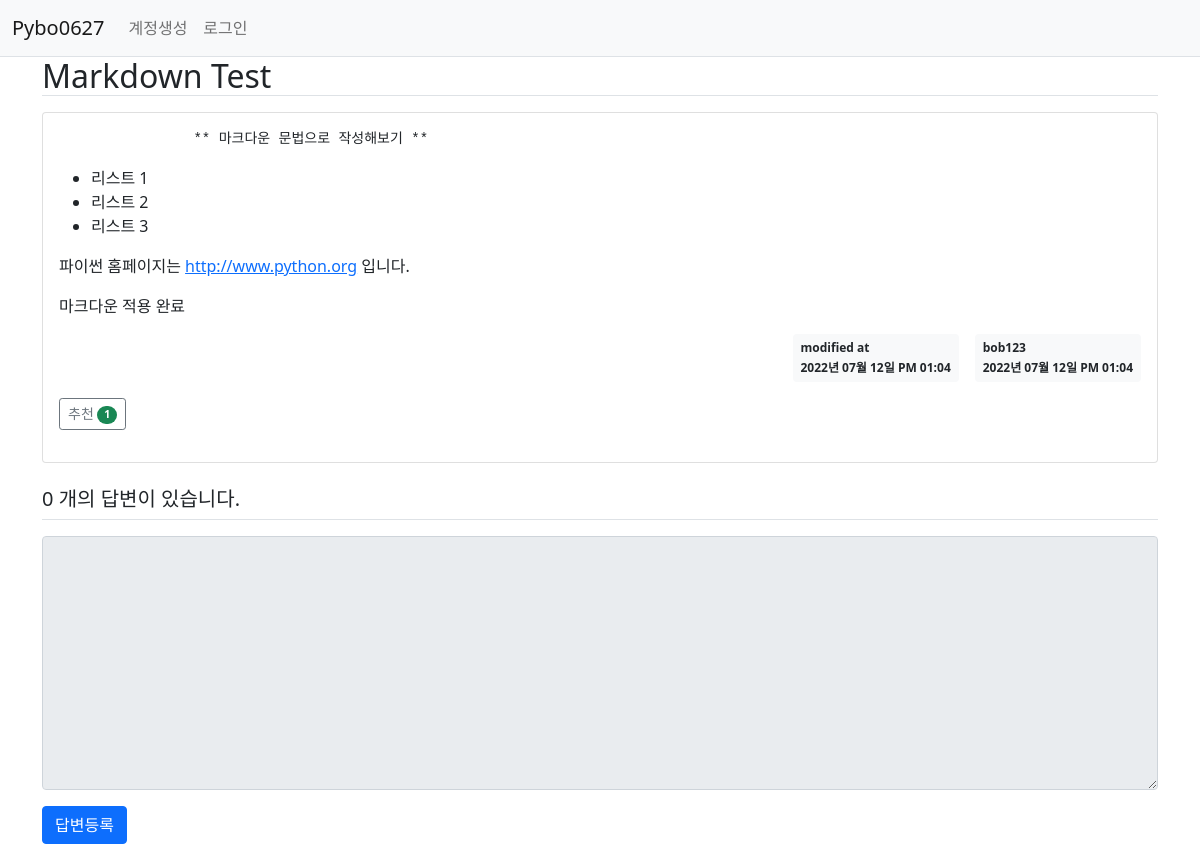
Page /question/detail/318/ on the earlier database version.
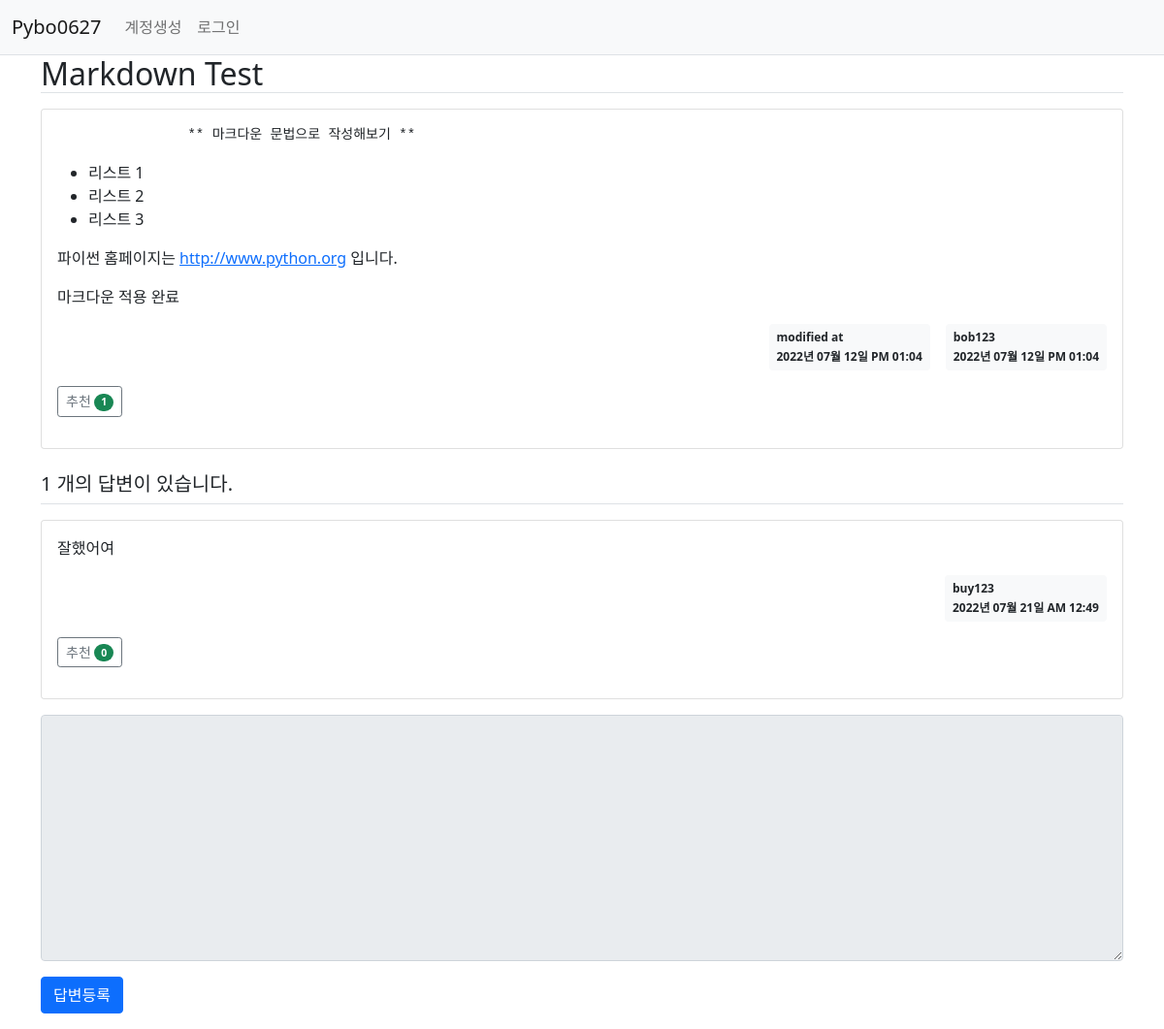
Same page on the later database version.
### pybo/models.py (models this page shows)
class Question(db.Model):
    id = db.Column(db.Integer, primary_key=True)
    subject = db.Column(db.String(200), nullable=False)
    content = db.Column(db.Text(), nullable=False)
    create_date = db.Column(db.DateTime(), nullable=False)
    user_id = db.Column(db.Integer, db.ForeignKey('user.id', ondelete='CASCADE'), nullable=False)
    user = db.relationship('User', backref=db.backref('question_set'))
    modify_date = db.Column(db.DateTime(), nullable=True)
    voter = db.relationship('User', secondary=question_voter, backref=db.backref('question_voter_set'))

class User(db.Model):
    id = db.Column(db.Integer, primary_key=True)
    username = db.Column(db.String(150), unique=True, nullable=False)
    password = db.Column(db.String(200), nullable=False)
    email = db.Column(db.String(120), unique=True, nullable=False)

class Answer(db.Model):
    id = db.Column(db.Integer, primary_key=True)
    question_id = db.Column(db.Integer, db.ForeignKey('question.id', ondelete='CASCADE'))
    question = db.relationship('Question', backref=db.backref('answer_set'))
    content = db.Column(db.Text(), nullable=False)
    create_date = db.Column(db.DateTime(), nullable=False)
    user_id = db.Column(db.Integer, db.ForeignKey('user.id', ondelete='CASCADE'), nullable=False)
    user = db.relationship('User', backref=db.backref('answer_set'))
    modify_date = db.Column(db.DateTime(), nullable=True)
    voter = db.relationship('User', secondary=answer_voter, backref=db.backref('answer_voter_set'))

### pybo/views/question_views.py (the view)
@bp.route('/detail/<int:question_id>/')
def detail(question_id):
    form = AnswerForm()
    question = Question.query.get_or_404(question_id)
    return render_template('question/question_detail.html', question=question, form=form)

### pybo/forms.py
class AnswerForm(FlaskForm):
    content = TextAreaField('답변내용', validators=[DataRequired('내용은 필수 입력 항목입니다. ')])

### pybo/filter.py (called while the page is built)
def format_datetime(value, fmt='%Y년 %m월 %d일 %p %I:%M'):
    return value.strftime(fmt)

### pybo/views/auth_views.py (called while the page is built)
@bp.before_app_request
def load_logged_in_user():
    user_id = session.get('user_id')
    if user_id is None:
        g.user = None
    else:
        g.user = User.query.get(user_id)

### pybo/templates/question/question_detail.html (shortened to what this page needs)
<!DOCTYPE html>
<html lang="en">
<head>
</head>
<body>
    {% extends 'base.html' %}
    {% block content %}
    <div class = "container my -3">
        <h2 class = "border-bottom py 2">{{ question.subject }} </h2>
        <div class = "card my-3">
            <div class = "card-body">
                <div class = "card-text">{{ question.content|markdown  }}</div>
                <div class = "d-flex justify-content-end">
                    {% if question.modify_date %}
                    <div class = "badge bg-light text-dark p-2 text-start mx-3">
                        <div class = "mb-2">modified at</div>
                        <div>{{ question.modify_date | datetime }}</div>
                    </div>
                    {% endif %}
                    {% if question.modify_date %}
                    <div class="badge bg-light text-dark p-2 text-start">
                        <div class = "mb-2">{{ question.user.username }}</div>
                        <div>{{ question.create_date|datetime }}</div>
                    </div>
                    {% endif %}
                </div>
                <div class = "my-3">
                    <a href="javascript:void(0)" data-uri="{{ url_for('question.vote', question_id=question.id) }}"
                       class = "recommend btn btn-sm btn-outline-secondary">추천
                        <span class = "badge rounded-pill bg-success">{{ question.voter|length }}</span>
                    </a>
                </div>
            </div>
        </div>
        <h5 class = "border-bottom my-3 py-2">{{ question.answer_set|length }} 개의 답변이 있습니다.</h5>
        {% for answer in question.answer_set %}
        <div class = "card my-3">
            <div class="card-body">
                <div class = "card-text"> {{ answer.content|markdown }}</div>
                <div class = "d-flex justify-content-end">
                    <div class = "badge bg-light text-dark p-2 text-start">
                        <div class = "mb-2">{{ answer.user.username }} </div>
                        <div>{{ answer.create_date|datetime }}</div>
                    </div>
                </div>
                <div class = "my-3">
                    <a href="javascript:void(0)" data-uri="{{ url_for('answer.vote', answer_id=answer.id) }}"
                       class="recommend btn btn-sm btn-outline-secondary"> 추천
                        <span class = "badge rounded-pill bg-success">{{ answer.voter|length }}</span>
                    </a>
                </div>
            </div>
        </div>
        {% endfor %}
        <form action = "{{ url_for('answer.create', question_id=question.id) }}" method="post" class = "my-3">
            <div class = "mb-3">
                <textarea {% if not g.user%}disabled{% endif %}
                        name = "content" id="content" class = "form-control" rows = "10"></textarea>
            </div>
            <input type = "submit" value = "답변등록" class = "btn btn-primary">
            </form>
        </div>
{% endblock %}

### pybo/templates/base.html (shortened to what this page needs)
<!DOCTYPE html>
<html lang="ko">
<head>
    <link rel = "stylesheet" href = "{{ url_for('static', filename='bootstrap.min.css') }}">
    <link rel = "stylesheet" href = "{{ url_for('static', filename='style.css') }}">
</head>
<body>
    {% include "navbar.html" %}
    {% block content %}
    {% endblock %}
</body>
</html>

### pybo/templates/navbar.html (shortened to what this page needs)
<!DOCTYPE html>
<html lang="en">
<head>
</head>
<body>
    <nav class = "navbar navbar-expand-lg navbar-light bg-light border-bottom">
        <div class = "container-fluid">
            <a class = "navbar-brand" href="{{ url_for('main.index') }}" >Pybo0627</a>
            <div class = "collapse navbar-collapse" id = "navbarSupportedContent">
                {% if g.user %}
                <ul class = "navbar-nav">
                    <li class = "nav-item ">
                        <a class = "nav-link" href = "{{ url_for('auth.logout') }}">{{ g.user.username }} (로그아웃) </a>
                    </li>
                </ul>
                {% else %}
                <ul class = "navbar-nav me-auto mb-2 mb-lg-0">
                    <li class = "nav-item">
                        <a class = "nav-link" href = "{{ url_for('auth.signup') }}">계정생성</a>
                    </li>
                    <li class = "nav-item">
                        <a class = "nav-link" href = "{{ url_for('auth.login') }}">로그인</a>
                    </li>
                </ul>
                {% endif %}
            </div>
        </div>
    </nav>
</body>
</html>

Differences in the rows shown:
added Answer: content "잘했어여", user.username "buy123", create_date "2022년 07월 21일 AM 12:49", voter|length "0"
Other differences:
{{ question.answer_set|length }}: "0" → "1"
